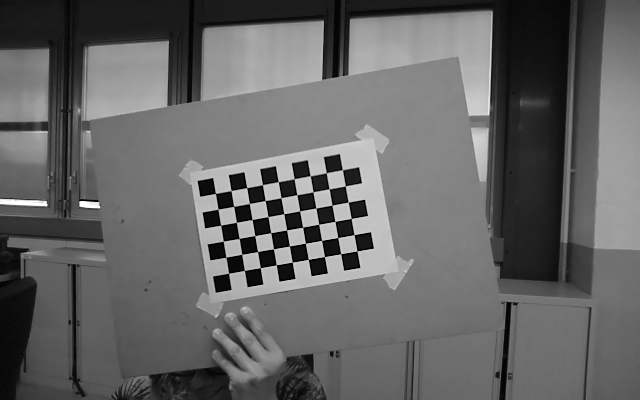
#> input picture 5_Programmation/oak-d/6_calibration/left/left_0.png, 640 x 400 px; its folder holds only this picture in this run
$ python test.py
#> lines starting #> are read from the running program, lines starting #| are printed output that depends on the picture
import cv2
import numpy as np
import glob

# Load previously saved data
with np.load('calibration_output.npz') as X:
#> (reads 5_Programmation/oak-d/4_stereo_disparity/calibration_output.npz from the repository)
    mtx, dist, _, _ = [X[i] for i in ('mtx','dist','rvecs','tvecs')]

def draw(img, corners, imgpts):
    corner = tuple(corners[0].ravel())
    img = cv2.line(img, corner, tuple(imgpts[0].ravel()), (255,0,0), 5)
    img = cv2.line(img, corner, tuple(imgpts[1].ravel()), (0,255,0), 5)
    img = cv2.line(img, corner, tuple(imgpts[2].ravel()), (0,0,255), 5)
    return img

criteria = (cv2.TERM_CRITERIA_EPS + cv2.TERM_CRITERIA_MAX_ITER, 30, 0.001)
objp = np.zeros((6*9,3), np.float32)
objp[:,:2] = np.mgrid[0:6,0:9].T.reshape(-1,2)

axis = np.float32([[3,0,0], [0,3,0], [0,0,-3]]).reshape(-1,3)

for fname in glob.glob('left/*.png'):
    print("ok")
    img = cv2.imread(fname)
#> img is the input picture: shape (400, 640, 3); min 0, max 255, mean 100.4
    gray = cv2.cvtColor(img,cv2.COLOR_BGR2GRAY)
    ret, corners = cv2.findChessboardCorners(gray, (6,9),None)
#> ret = True; corners = 54 rows, first 8: [228.6, 273.2], [225.8, 257.4], [223.2, 241.3], [220.6, 225.1], [217.9, 209.2], [215.4, 193.4], [244.3, 270.4], [241.7, 254.3]

    if ret == True:
        corners2 = cv2.cornerSubPix(gray,corners,(11,11),(-1,-1),criteria)
#> corners2 = 54 rows, first 8: [228.6, 273.2], [225.9, 257.2], [223.3, 241.2], [220.6, 225.2], [218, 209.3], [215.4, 193.4], [244.4, 270.4], [241.7, 254.3]

        # Find the rotation and translation vectors.
        result, rvecs, tvecs,_= cv2.solvePnPRansac(objp, corners2, mtx, dist)
#> result = True; rvecs = [-0.0683, 0.0437, -1.75]; tvecs = [-6.15, 3.73, 21.42]

        # project 3D points to image plane
        imgpts, jac = cv2.projectPoints(axis, rvecs, tvecs, mtx, dist)
#> imgpts = [[220.5, 225.2], [276.3, 264.8], [212.1, 280.4]]

        img = draw(img,corners2,imgpts)
#> in draw, `corner = tuple(corners[0].ravel())`: corner = (228.6, 273.2)
#> in draw, `img = cv2.line(img, corner, tuple(imgpts[2].ravel()), (0,0,255), 5)`:
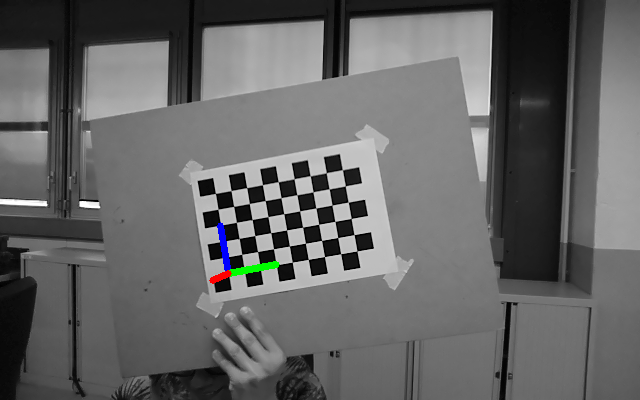
#> img: shape (400, 640, 3); mean B, G, R 100.4, 100.4, 100.2
        cv2.imshow('img',img)
        cv2.waitKey(500)
        k = cv2.waitKey(0) & 0xff
#> (key Esc is pressed here)
        if k == 's':
            cv2.imwrite(fname[:6]+'.png', img)

cv2.destroyAllWindows()
